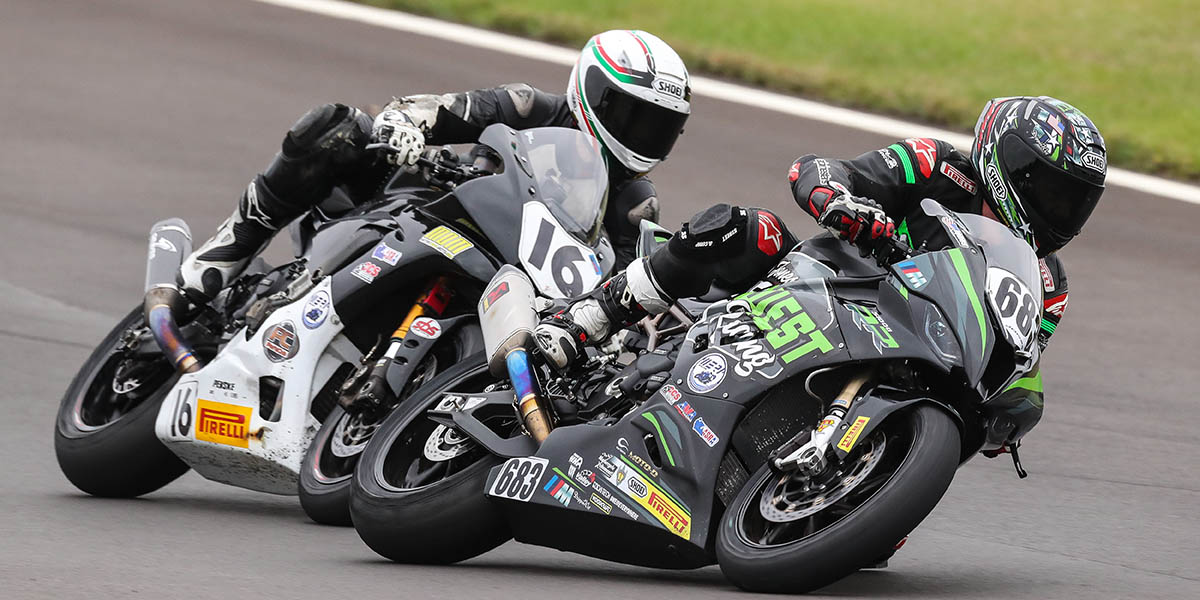
#> input picture Lab3/2021-Road-Race-Grand-Championship.jpg, 1200 x 600 px, found by its file name
$ python Labwork4.py
#> lines starting #> are read from the running program, lines starting #| are printed output that depends on the picture
from pathlib import Path
import time

import matplotlib.image as mpimg
import matplotlib.pyplot as plt
import numpy as np
from numba import cuda

folder = Path(__file__).resolve().parent

image = mpimg.imread(str(folder / "2021-Road-Race-Grand-Championship.jpg"))
#> image is the input picture: shape (600, 1200, 3); mean R, G, B 118.6, 115.6, 108.1
imageHeight, imageWidth, _ = image.shape
#> imageHeight = 600; imageWidth = 1200
pixelCount = imageWidth * imageHeight
#> pixelCount = 720000
flatSrc = np.ascontiguousarray(image.reshape(pixelCount, 3))

hostCPU = np.zeros((pixelCount, 3), np.uint8)
start = time.time()
for i in range(pixelCount):
    r = int(flatSrc[i, 0])
    g = int(flatSrc[i, 1])
    b = int(flatSrc[i, 2])
    gray = np.uint8((r + g + b) // 3)
    hostCPU[i, 0] = hostCPU[i, 1] = hostCPU[i, 2] = gray
#> this loop made 720000 passes
#> (r, g, b, gray) on passes 1 to 3: (145, 131, 128, 134), (145, 131, 128, 134), (145, 131, 128, 134)
cpuTime = time.time() - start
hostCPU = hostCPU.reshape(imageHeight, imageWidth, 3)
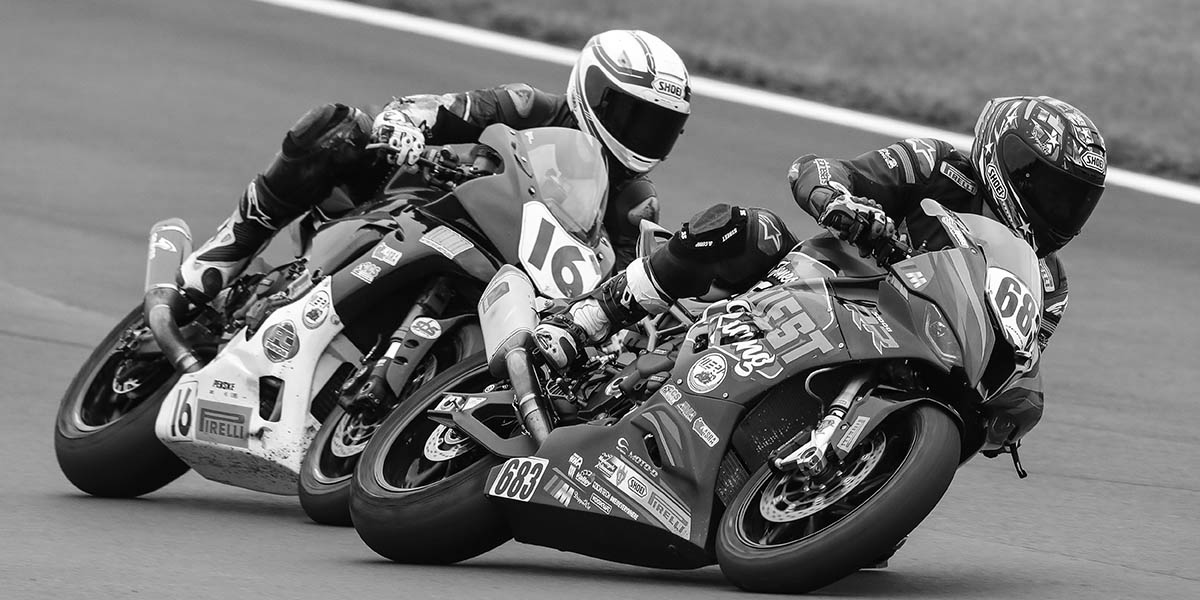
#> hostCPU: shape (600, 1200, 3); min 0, max 255, mean 113.8


@cuda.jit
def grayscale(src, dst):
    tidx = cuda.threadIdx.x + cuda.blockIdx.x * cuda.blockDim.x
    tidy = cuda.threadIdx.y + cuda.blockIdx.y * cuda.blockDim.y
    if tidy < src.shape[0] and tidx < src.shape[1]:
        r = int(src[tidy, tidx, 0])
        g = int(src[tidy, tidx, 1])
        b = int(src[tidy, tidx, 2])
        gray = np.uint8((r + g + b) // 3)
        dst[tidy, tidx, 0] = gray
        dst[tidy, tidx, 1] = gray
        dst[tidy, tidx, 2] = gray


blockSize = (16, 16)
gridSize = (
    (imageWidth + blockSize[0] - 1) // blockSize[0],
    (imageHeight + blockSize[1] - 1) // blockSize[1],
)
#> gridSize = (75, 38)

#> (the run stopped early here; a loop or call above may not have finished)
